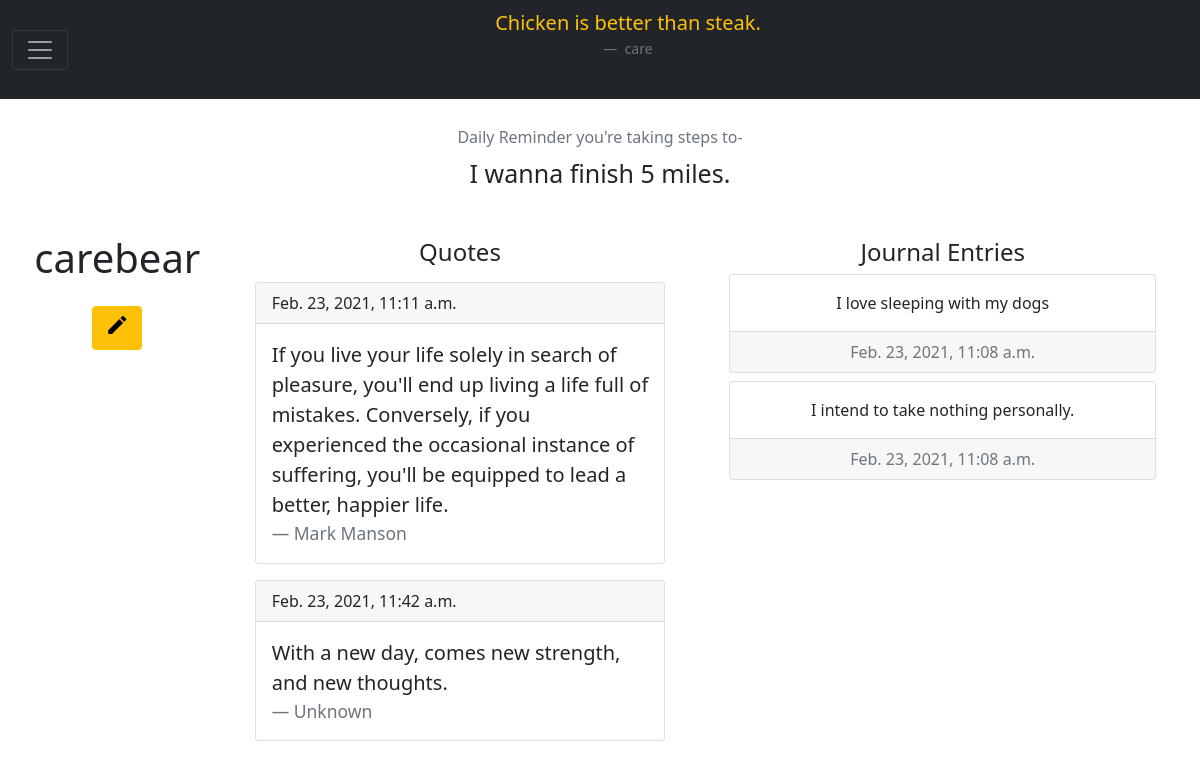
Screenshot of /profile (signed in) with the database file from the repository.
### blossom_app/models.py (models this page shows)
class Users (models.Model):
    first_name = models.CharField(max_length=30)
    last_name = models.CharField(max_length=30)
    username = models.CharField(max_length=30)
    email = models.EmailField()
    password =  models.CharField(max_length=70)
    reasons = models.TextField()
    personal_quote = models.TextField()
    objects = UserManager()
    created_at = models.DateTimeField(auto_now_add=True)
    updated_at = models.DateTimeField(auto_now = True)

class Quotes(models.Model):
    the_quote = models.TextField(null=True)
    quote_author = models.CharField(max_length=200, null=True)
    user = models.ForeignKey(Users, related_name='quote', on_delete=models.CASCADE)
    created_at = models.DateTimeField(auto_now_add=True)
    updated_at = models.DateTimeField(auto_now = True)

class Journal_Entires(models.Model):
    entry = models.TextField()
    user = models.ForeignKey(Users, related_name='journal_entry', on_delete=models.CASCADE)
    created_at = models.DateTimeField(auto_now_add=True)
    updated_at = models.DateTimeField(auto_now = True)

### blossom_app/views.py (the view)
# urls.py: path('profile', views.profile),
def profile(request):
    if request.method =="GET":
        current_user = Users.objects.get(id=request.session['user_id'])
        context = {
            'quotes': Quotes.objects.filter(user=current_user ),
            'journal_entries':Journal_Entires.objects.filter(user=current_user ),
            'user': current_user
        }
        return render(request, 'bloom_profile.html', context)
    return redirect('/bloomboard')

### blossom_app/templates/bloom_profile.html (shortened to what this page needs)
<!DOCTYPE html>
<html lang="en">
<head>
    <link href="https://cdn.jsdelivr.net/npm/bootstrap@5.0.0-beta2/dist/css/bootstrap.min.css" rel="stylesheet"
 />
</head>
<body>
    <nav class="navbar navbar-dark bg-dark">
        <div class="container-fluid">
            <button class="navbar-toggler" type="button" data-bs-toggle="collapse" data-bs-target="#navbar"
                aria-controls="navbarToggleExternalContent" aria-expanded="false" aria-label="Toggle navigation">
                <span class="navbar-toggler-icon"></span>
            </button>
            <figure class="text-center mx-auto">
                <blockquote class="blockquote text-warning">
                    <p>{{user.personal_quote}}</p>
                </blockquote>
                <figcaption class="blockquote-footer">
                    {{user.first_name}} {{current_user.last_name}}
                </figcaption>
            </figure>
        </div>
    </nav>
    <header class="m-3">
        <div class="card text-center mx-auto" style="width: 800px; border-color: white;">
            <div class="card-body">
                <h6 class="card-subtitle mb-2 text-muted">
                    Daily Reminder you're taking steps to-
                </h6>
                <p class="card-text" style="font-size: 25px">
                    {{user.reasons}}
                </p>
            </div>
        </div>
    </header>
    <div class="container-fluid">
        <div class="row p-1 mx-auto ">
            <div class="col-2 m-1 text-center">
                <h1 class="display-6">{{user.username}}</h1>
                <button type="button" class="btn btn-warning m-3">
                    <a href="/edit_profile/{{user.id}}">
                        <span title="Add Friend" class="material-icons" style="color: black">edit</span>
                    </a>
                </button>
            </div>
            <div class="col  m-2">
                <h4 class="text-center">Quotes</h4>
                {% for quote in quotes %}
                <div class="card m-3">
                    <div class="card-header">
                        {{quote.updated_at}}
                    </div>
                    <div class="card-body">
                        <blockquote class="blockquote mb-0">
                            <p>{{quote.the_quote}}</p>
                            <footer class="blockquote-footer">{{quote.quote_author}}</footer>
                        </blockquote>
                    </div>
                </div>
                {% endfor %}
            </div>
            <div class="col  m-2">
                <h4 class="text-center">Journal Entries</h4>
                {% for entry in journal_entries %}
                <div class="card text-center m-2">
                    <div class="card-body">
                        <p class="card-text">{{entry.entry}}</p>
                    </div>
                    <div class="card-footer text-muted">
                        {{entry.updated_at}}
                    </div>
                </div>
                {% endfor %}
            </div>
        </div>
    </div>
</body>
</html>

### rows the page displays
Users: personal_quote "Chicken is better than steak.", first_name "care", reasons "I wanna finish 5 miles.", username "carebear"
Quotes: updated_at "Feb. 23, 2021, 11:11 a.m.", the_quote "If you live your life solely in search of pleasure, you'll end up living a life full of mistakes. Conversely, if you experienced the occasional instance of suffering, you'll be equipped to lead a better, happier life.", quote_author "Mark Manson"
Quotes: updated_at "Feb. 23, 2021, 11:42 a.m.", the_quote "With a new day, comes new strength, and new thoughts.", quote_author "Unknown"
Journal_Entires: entry "I love sleeping with my dogs", updated_at "Feb. 23, 2021, 11:08 a.m."
Journal_Entires: entry "I intend to take nothing personally.", updated_at "Feb. 23, 2021, 11:08 a.m."
